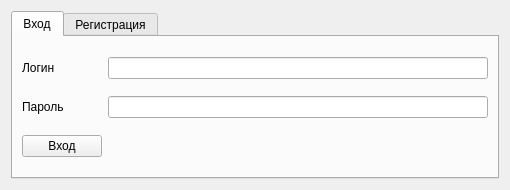
<?xml version="1.0" encoding="UTF-8"?>
<ui version="4.0">
 <class>Form</class>
 <widget class="QWidget" name="Form">
  <property name="geometry">
   <rect>
    <x>0</x>
    <y>0</y>
    <width>510</width>
    <height>190</height>
   </rect>
  </property>
  <property name="windowTitle">
   <string>Вход</string>
  </property>
  <layout class="QHBoxLayout" name="horizontalLayout">
   <item>
    <widget class="QTabWidget" name="tabWidget">
     <property name="currentIndex">
      <number>0</number>
     </property>
     <widget class="QWidget" name="tab">
      <attribute name="title">
       <string>Вход</string>
      </attribute>
      <layout class="QGridLayout" name="gridLayout">
       <item row="0" column="1">
        <widget class="QLineEdit" name="login"/>
       </item>
       <item row="0" column="0">
        <widget class="QLabel" name="label">
         <property name="text">
          <string>Логин</string>
         </property>
        </widget>
       </item>
       <item row="1" column="0">
        <widget class="QLabel" name="label_2">
         <property name="text">
          <string>Пароль</string>
         </property>
        </widget>
       </item>
       <item row="1" column="1">
        <widget class="QLineEdit" name="password"/>
       </item>
       <item row="2" column="0">
        <widget class="QPushButton" name="log_btn">
         <property name="sizePolicy">
          <sizepolicy hsizetype="Fixed" vsizetype="Fixed">
           <horstretch>0</horstretch>
           <verstretch>0</verstretch>
          </sizepolicy>
         </property>
         <property name="text">
          <string>Вход</string>
         </property>
        </widget>
       </item>
       <item row="2" column="1">
        <widget class="QLabel" name="login_error">
         <property name="text">
          <string/>
         </property>
        </widget>
       </item>
      </layout>
     </widget>
     <widget class="QWidget" name="tab_2">
      <attribute name="title">
       <string>Регистрация</string>
      </attribute>
      <layout class="QGridLayout" name="gridLayout_2">
       <item row="2" column="0">
        <widget class="QLabel" name="label_5">
         <property name="text">
          <string>Тип</string>
         </property>
        </widget>
       </item>
       <item row="1" column="0">
        <widget class="QLabel" name="label_4">
         <property name="text">
          <string>Пароль</string>
         </property>
        </widget>
       </item>
       <item row="0" column="0">
        <widget class="QLabel" name="label_3">
         <property name="text">
          <string>Логин</string>
         </property>
        </widget>
       </item>
       <item row="3" column="0">
        <widget class="QPushButton" name="reg_btn">
         <property name="sizePolicy">
          <sizepolicy hsizetype="Fixed" vsizetype="Fixed">
           <horstretch>0</horstretch>
           <verstretch>0</verstretch>
          </sizepolicy>
         </property>
         <property name="text">
          <string>Регистрация</string>
         </property>
        </widget>
       </item>
       <item row="2" column="1" colspan="2">
        <widget class="QComboBox" name="reg_type">
         <item>
          <property name="text">
           <string>Ученик</string>
          </property>
         </item>
         <item>
          <property name="text">
           <string>Учитель</string>
          </property>
         </item>
        </widget>
       </item>
       <item row="1" column="1" colspan="2">
        <widget class="QLineEdit" name="reg_password"/>
       </item>
       <item row="0" column="1" colspan="2">
        <widget class="QLineEdit" name="reg_login"/>
       </item>
       <item row="3" column="1" colspan="2">
        <widget class="QLabel" name="reg_error">
         <property name="text">
          <string/>
         </property>
        </widget>
       </item>
      </layout>
     </widget>
    </widget>
   </item>
  </layout>
 </widget>
 <resources/>
 <connections/>
</ui>
